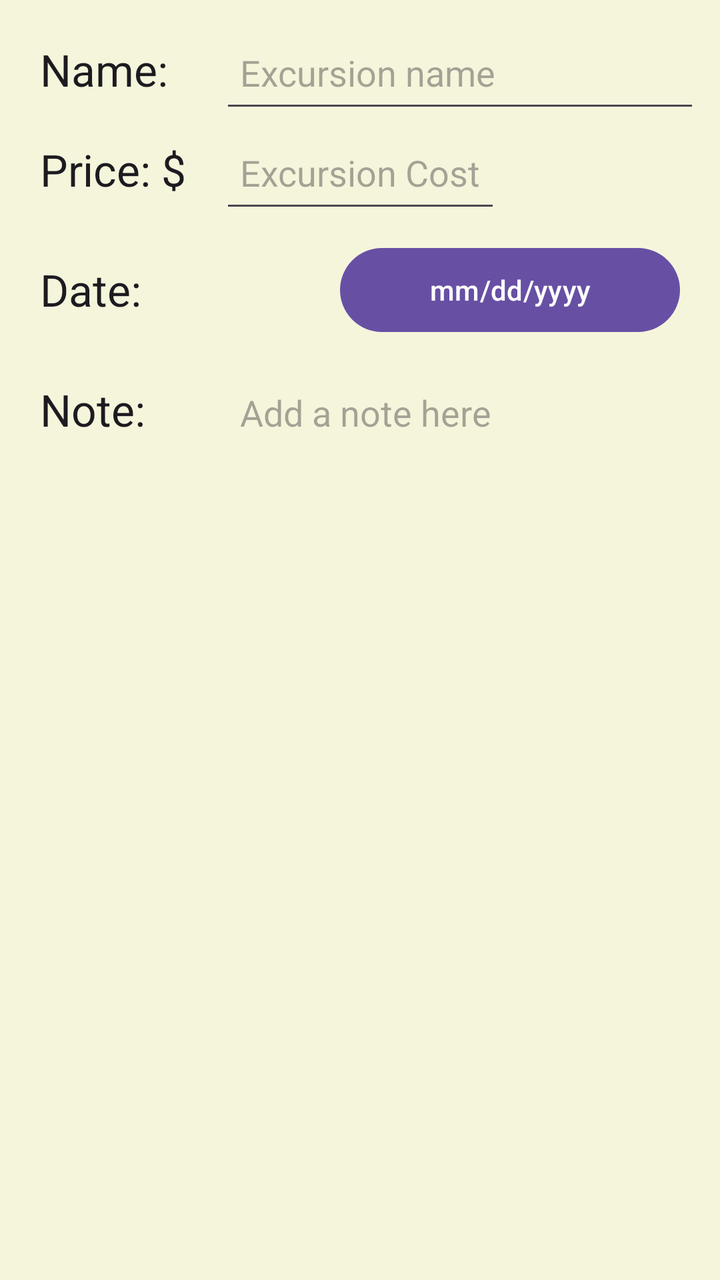
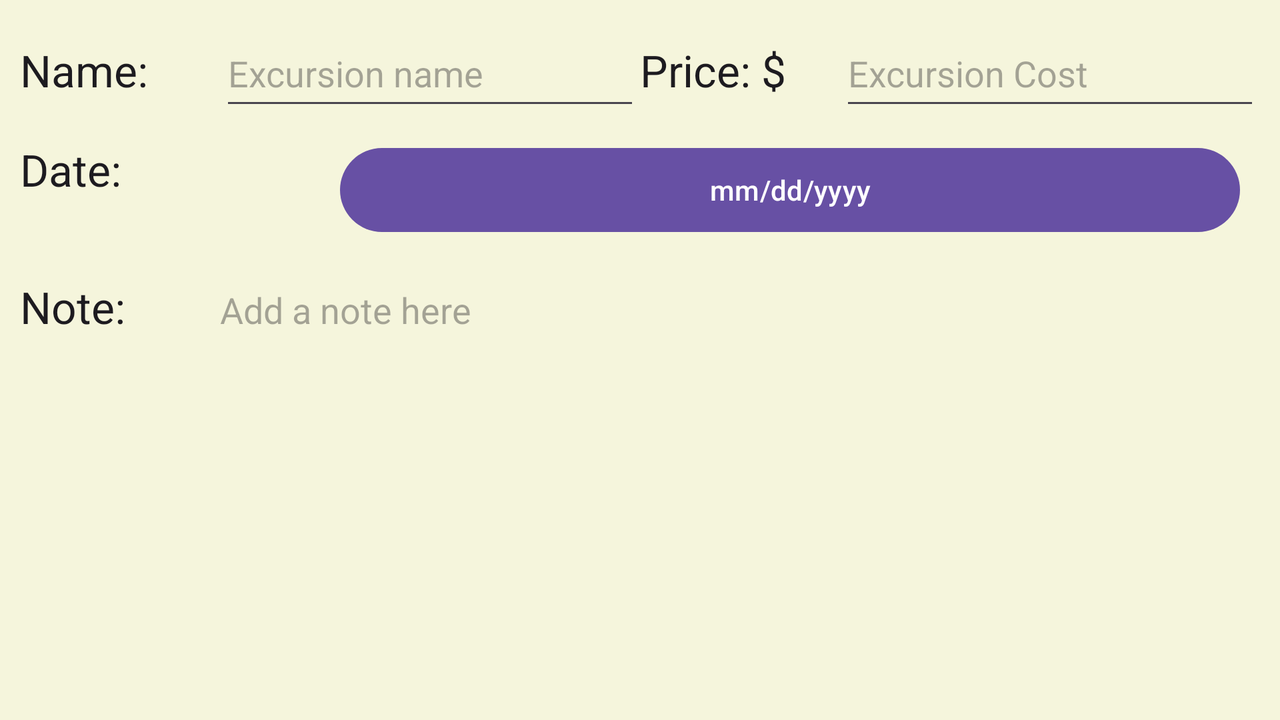

Compare how this app lays out the same screen by default and in its alternative resource folder. The renders come first, then the two layout files and the values they reference.
<!-- AndroidManifest.xml: application theme Theme.VacationPlannerApp -->
<!-- res/layout/activity_excursion_details.xml -->
<?xml version="1.0" encoding="utf-8"?>
<androidx.constraintlayout.widget.ConstraintLayout xmlns:android="http://schemas.android.com/apk/res/android"
    xmlns:app="http://schemas.android.com/apk/res-auto"
    xmlns:tools="http://schemas.android.com/tools"
    android:id="@+id/main"
    android:layout_width="match_parent"
    android:layout_height="match_parent"
    tools:context=".UI.ExcursionDetails">

    <ScrollView
        android:id="@+id/scrollview2"
        android:layout_width="match_parent"
        android:layout_height="match_parent"
        android:background="#F5F5DC"
        app:layout_constraintEnd_toEndOf="parent"
        app:layout_constraintLeft_toLeftOf="parent"
        app:layout_constraintTop_toTopOf="parent">

        <LinearLayout
            android:layout_width="match_parent"
            android:layout_height="wrap_content"
            android:layout_margin="10dp"
            android:orientation="vertical">

            <LinearLayout
                android:layout_width="match_parent"
                android:layout_height="wrap_content"
                android:orientation="horizontal">

                <TextView
                    android:id="@+id/textExcursionName"
                    android:layout_width="100dp"
                    android:layout_height="50dp"
                    android:padding="10dp"
                    android:text="Name: "
                    android:textAppearance="@style/TextAppearance.AppCompat.Large" />

                <EditText
                    android:id="@+id/editExcursionName"
                    android:layout_width="match_parent"
                    android:layout_height="50dp"
                    android:hint="Excursion name"
                    android:padding="10dp" />
            </LinearLayout>

            <LinearLayout
                android:layout_width="wrap_content"
                android:layout_height="wrap_content"
                android:orientation="horizontal">

                <TextView
                    android:id="@+id/textExcursionPrice"
                    android:layout_width="100dp"
                    android:layout_height="50dp"
                    android:padding="10dp"
                    android:text="Price: $"
                    android:textAppearance="@style/TextAppearance.AppCompat.Large" />

                <EditText
                    android:id="@+id/editExcursionPrice"
                    android:layout_width="match_parent"
                    android:layout_height="50dp"
                    android:hint="Excursion Cost"
                    android:padding="10dp" />
            </LinearLayout>

            <LinearLayout
                android:layout_width="match_parent"
                android:layout_height="match_parent"
                android:gravity="center_vertical"
                android:orientation="horizontal">

                <TextView
                    android:id="@+id/textExcursionDate"
                    android:layout_width="300dp"
                    android:layout_height="50dp"
                    android:layout_weight="1"
                    android:padding="10dp"
                    android:text="Date: "
                    android:textAppearance="@style/TextAppearance.AppCompat.Large" />

                <Button
                    android:id="@+id/buttonExcursionDate"
                    android:layout_width="match_parent"
                    android:layout_height="50dp"
                    android:layout_margin="10dp"
                    android:layout_weight="1"
                    android:padding="10dp"
                    android:text="mm/dd/yyyy" />
            </LinearLayout>

            <LinearLayout
                android:layout_width="match_parent"
                android:layout_height="wrap_content"
                android:orientation="horizontal">

                <TextView
                    android:id="@+id/textExcursionNote"
                    android:layout_width="100dp"
                    android:layout_height="50dp"
                    android:padding="10dp"
                    android:text="Note: "
                    android:textAppearance="@style/TextAppearance.AppCompat.Large" />

                <EditText
                    android:id="@+id/editExcursionNote"
                    android:layout_width="match_parent"
                    android:layout_height="wrap_content"
                    android:background="@android:color/transparent"
                    android:hint="Add a note here"
                    android:padding="10dp" />

            </LinearLayout>
        </LinearLayout>
    </ScrollView>
</androidx.constraintlayout.widget.ConstraintLayout>
<!-- resources referenced by this layout -->
<resources>
  <style name="Theme.VacationPlannerApp" parent="Base.Theme.VacationPlannerApp" />
  <style name="Base.Theme.VacationPlannerApp" parent="Theme.Material3.DayNight.NoActionBar">
          
          
      </style>
</resources>
<!-- res/layout-land/activity_excursion_details.xml (the repository's variant of the layout above) -->
<!-- drawn on the phone turned sideways -->
<?xml version="1.0" encoding="utf-8"?>
<androidx.constraintlayout.widget.ConstraintLayout xmlns:android="http://schemas.android.com/apk/res/android"
    xmlns:app="http://schemas.android.com/apk/res-auto"
    xmlns:tools="http://schemas.android.com/tools"
    android:id="@+id/main"
    android:layout_width="match_parent"
    android:layout_height="match_parent"
    tools:context=".UI.ExcursionDetails">

    <ScrollView
        android:id="@+id/scrollview2"
        android:layout_width="match_parent"
        android:layout_height="match_parent"
        android:background="#F5F5DC"
        app:layout_constraintEnd_toEndOf="parent"
        app:layout_constraintLeft_toLeftOf="parent"
        app:layout_constraintTop_toTopOf="parent">

        <LinearLayout
            android:layout_width="match_parent"
            android:layout_height="wrap_content"
            android:layout_margin="10dp"
            android:orientation="vertical">

            <LinearLayout
                android:layout_width="match_parent"
                android:layout_height="wrap_content"
                android:orientation="horizontal">

                <LinearLayout
                    android:layout_width="match_parent"
                    android:layout_height="wrap_content"
                    android:layout_weight="1"
                    android:orientation="horizontal">

                    <TextView
                        android:id="@+id/textExcursionName"
                        android:layout_width="100dp"
                        android:layout_height="50dp"
                        android:text="Name: "
                        android:textAppearance="@style/TextAppearance.AppCompat.Large" />

                    <EditText
                        android:id="@+id/editExcursionName"
                        android:layout_width="match_parent"
                        android:layout_height="50dp"
                        android:hint="Excursion name" />
                </LinearLayout>

                <LinearLayout
                    android:layout_width="match_parent"
                    android:layout_height="wrap_content"
                    android:layout_weight="1"
                    android:orientation="horizontal">

                    <TextView
                        android:id="@+id/textExcursionPrice"
                        android:layout_width="100dp"
                        android:layout_height="50dp"
                        android:text="Price: $"
                        android:textAppearance="@style/TextAppearance.AppCompat.Large" />

                    <EditText
                        android:id="@+id/editExcursionPrice"
                        android:layout_width="match_parent"
                        android:layout_height="50dp"
                        android:hint="Excursion Cost" />
                </LinearLayout>
            </LinearLayout>

            <LinearLayout
                android:layout_width="match_parent"
                android:layout_height="match_parent"
                android:gravity="center_vertical"
                android:orientation="horizontal">

                <TextView
                    android:id="@+id/textExcursionDate"
                    android:layout_width="300dp"
                    android:layout_height="50dp"
                    android:layout_weight="1"
                    android:text="Date: "
                    android:textAppearance="@style/TextAppearance.AppCompat.Large" />

                <Button
                    android:id="@+id/buttonExcursionDate"
                    android:layout_width="match_parent"
                    android:layout_height="50dp"
                    android:layout_margin="10dp"
                    android:layout_weight="1"
                    android:text="mm/dd/yyyy" />
            </LinearLayout>

            <LinearLayout
                android:layout_width="match_parent"
                android:layout_height="wrap_content"
                android:orientation="horizontal">

                <TextView
                    android:id="@+id/textExcursionNote"
                    android:layout_width="100dp"
                    android:layout_height="50dp"
                    android:text="Note: "
                    android:textAppearance="@style/TextAppearance.AppCompat.Large" />

                <EditText
                    android:id="@+id/editExcursionNote"
                    android:layout_width="match_parent"
                    android:layout_height="50dp"
                    android:background="@android:color/transparent"
                    android:hint="Add a note here" />

            </LinearLayout>
        </LinearLayout>
    </ScrollView>
</androidx.constraintlayout.widget.ConstraintLayout>
